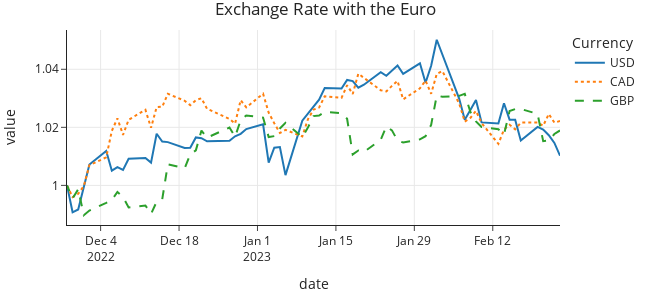

Notebook cell for this chart:
### Markdown cell above
We wrap up this example with line plots of the exchange rates:

### Code cell
fig = px.line(xrates, x='date', y=["USD", "CAD", "GBP"],
             line_dash='variable',
             title="Exchange Rate with the Euro", 
             width=650, height=300)

fig.update_layout(legend_title_text='Currency', margin=dict(t=30))         
fig.show()
